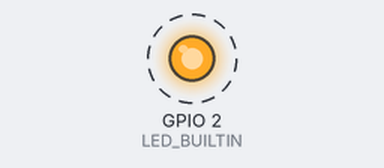
Bench run of a sketch on a simulated ESP32. Parts: output pins drawn as LEDs (lit = HIGH). Dashed ring = blinking.

Above: at 0.5 s.
Timing chart, 0 to 4.6 s (numbered marks = the images above):
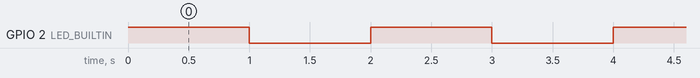

Measured:
- by itself, GPIO 2 (LED_BUILTIN): alternates HIGH for 1.0 s and LOW for 1.0 s

The sketch:

blink.ino
```cpp
// https://microkontroller.ru/esp32-projects/programmirovanie-modulya-esp32-s-pomoshhyu-arduino-ide/
// ESP32 dev module

int LED_BUILTIN = 2;
void setup() {
  pinMode (LED_BUILTIN, OUTPUT);
}
void loop() {
  digitalWrite(LED_BUILTIN, HIGH);
  delay(1000);
  digitalWrite(LED_BUILTIN, LOW);
  delay(1000);
}
```
